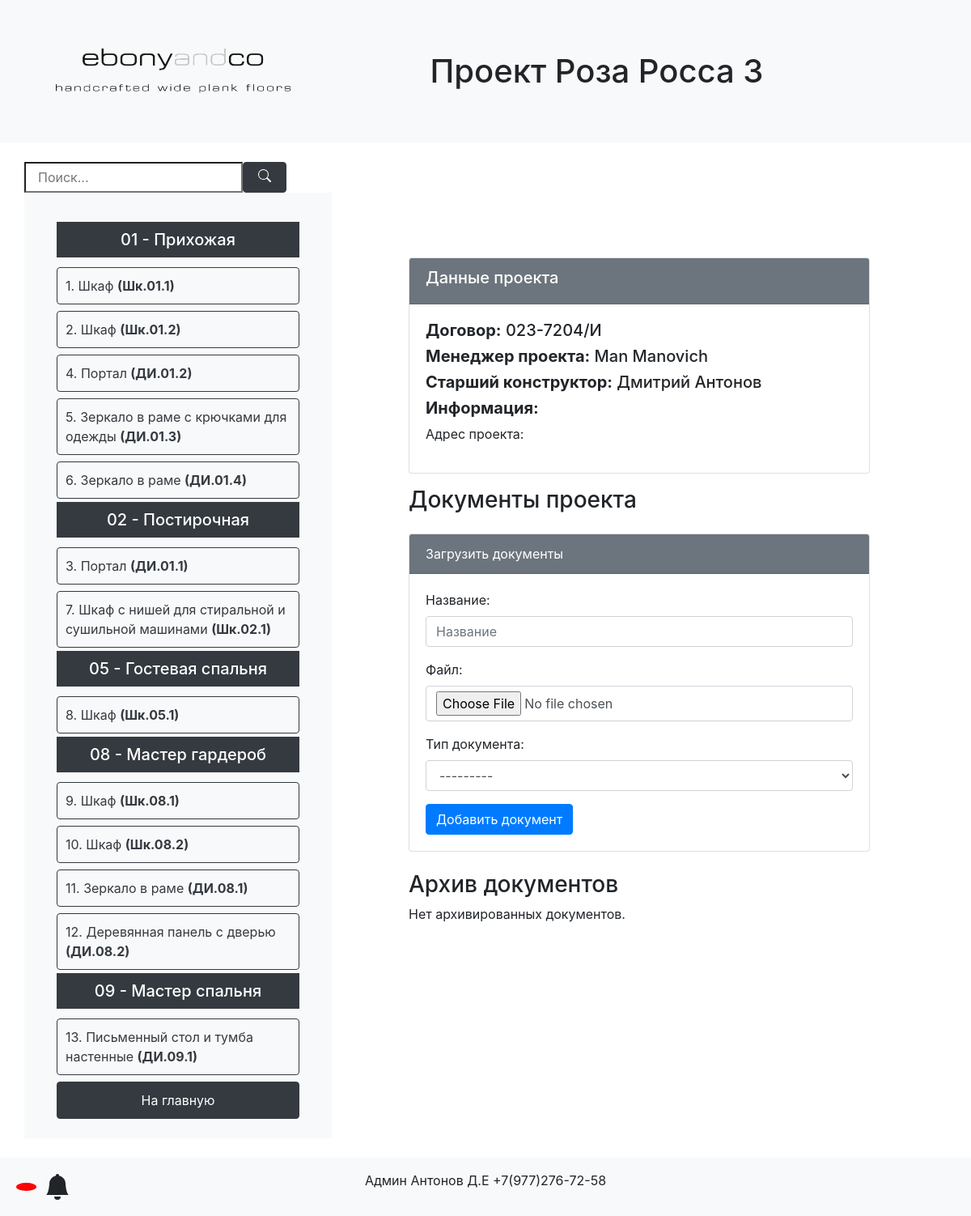
/docs/projects/3/ (signed in), run on the app's committed database.
### docs/models.py (models this page shows, shortened)
class Project(models.Model):
    name = models.CharField(max_length=100, verbose_name="Название")
    description = models.TextField(verbose_name="Описание")
    project_manager = models.ForeignKey(User, related_name='managed_projects', on_delete=models.SET_NULL, null=True, verbose_name="Менеджер проекта")
    project_designer = models.ForeignKey(User, related_name='designed_projects', on_delete=models.SET_NULL, null=True, verbose_name="Дизайнер проекта")
    designation = models.CharField(max_length=100, verbose_name="Обозначение")
    path_to_project_folder = models.CharField(max_length=255, verbose_name="Путь к папке для сохранения", blank=True)
    class Meta:
        verbose_name = "Проект"
        verbose_name_plural = "Проекты"

class Room(models.Model):
    room_designation = models.CharField(max_length=16, verbose_name="Обозначение комнаты", null=True)
    room_name = models.CharField(max_length=50, verbose_name="Название комнаты", null=True)
    project = models.ForeignKey(Project, related_name='rooms', on_delete=models.CASCADE, verbose_name="Проект")
    def __str__(self):
        return f'{self.room_designation} - {self.room_name}'
    class Meta:
        verbose_name = "Помещение"
        verbose_name_plural = "Помещения"

class Product(models.Model):
    name = models.CharField(max_length=100, verbose_name="Название")
    project = models.ForeignKey(Project, related_name='products', on_delete=models.CASCADE, verbose_name="Проект")
    product_designer = models.ForeignKey(User, related_name='designed_products', on_delete=models.SET_NULL, null=True, verbose_name="Дизайнер продукта")
    designation = models.CharField(max_length=30, verbose_name="Обозначение")
    room = models.ForeignKey(Room, related_name='products', on_delete=models.SET_NULL, null=True, verbose_name="Помещение", blank=True)
    description = models.description = models.TextField(max_length=300, verbose_name="Информация", blank=True, null=True)
    class Meta:
        verbose_name = "Изделие"
        verbose_name_plural = "Изделия"

class DocumentType(models.Model):
    name = models.CharField(max_length=100, verbose_name="Название")
    isSingleton = models.BooleanField(default=False, verbose_name="Единственный экземпляр")
    sub_folder = models.CharField(max_length=255, verbose_name="Путь к папке для сохранения", blank=True)
    def __str__(self):
        return self.name
    class Meta:
        verbose_name = "Тип документа"
        verbose_name_plural = "Типы документов"

### authorization/models.py (models this page shows, shortened)
class Profile(models.Model):
    user = models.OneToOneField(User, on_delete=models.CASCADE)
    last_name = models.CharField(max_length=100)
    first_name = models.CharField(max_length=100)
    birth_date = models.DateField(blank=True, null=True)
    avatar = models.ImageField(upload_to='avatars/', blank=True)
    user_folder = models.CharField(max_length=255, default='', blank=True)
    about = models.TextField(blank=True)

### docs/views.py (the view)
# urls.py: path('projects/<int:project_id>/', views.project_details, name='project_details'),
@login_required
def project_details(request, project_id):
    can_edit_docs = False
    current_user = request.user
    project = get_object_or_404(Project, id=project_id)
    if project.project_manager:
        if current_user.id == project.project_manager.id:
            can_edit_docs = True
    if project.project_designer:
        if current_user.id == project.project_designer.id:
            can_edit_docs = True
    products = Product.objects.filter(project=project)
    project_documents = WorkDocument.objects.filter(project=project, isArchived=False, product__isnull=True)
    archived_documents = WorkDocument.objects.filter(project=project, isArchived=True, product__isnull=True)
    documents_grouped = defaultdict(list)
    for document in project_documents:
        documents_grouped[document.document_type.name].append(document)
    products_grouped_by_room = defaultdict(list)
    for product in products:
        room = product.room if product.room else 'Без комнаты'
        products_grouped_by_room[room].append(product)
    if request.method == 'POST':
        form = WorkDocumentForm(request.POST, request.FILES)
        if form.is_valid():
            new_document = form.save(commit=False)
            new_document.project = project
            if new_document.document_type.isSingleton:
                WorkDocument.objects.filter(
                    project=project,
                    document_type=new_document.document_type,
                    isArchived=False,
                    product__isnull=True,
                ).update(isArchived=True)
            if new_document.document_type.isSingleton:
                existing_docs = WorkDocument.objects.filter(
                    product=product,
                    document_type=new_document.document_type,
                    product__isnull=True,
                    isArchived=False
                )
                was_existing = existing_docs.exists()
                existing_docs.update(isArchived=True)
                if was_existing:
                    message = "Обновлен документ"
                    message_type = 'document_change'
                else:
                    message = "Добавлен документ"
                    message_type = 'document_add_to_project'
            else:
                message = "Добавлен документ"
                message_type = 'document_add_to_project'
            new_document.save()
            new_document.start_backup()
            create_notifications(
                from_user=request.user,
                product=product,
                project=product.project,
                document=new_document,
                message=message,
                message_type=message_type,
            )
            return HttpResponseRedirect(request.path_info)
    else:
        form = WorkDocumentForm()
    context = {
        'project': project,
        'products': products,
        'project_documents_grouped': dict(documents_grouped),
        'archived_documents': archived_documents,
        'form': form,
        'products_grouped_by_room': dict(products_grouped_by_room),
        'can_edit_docs': can_edit_docs
    }
    return render(request, 'docs/project_details.html', context)

### docs/forms.py
class WorkDocumentForm(forms.ModelForm):
    class Meta:
        model = WorkDocument
        fields = ['name', 'content', 'document_type']
        widgets = {
            'name': forms.TextInput(attrs={'class': 'form-control', 'placeholder': 'Название'}),
            'content': forms.FileInput(attrs={'class': 'form-control'}),
            'document_type': forms.Select(attrs={'class': 'form-control'}),
        }

### templates/docs/project_details.html (shortened to what this page needs)
{% extends 'base.html' %}
{% block navigation %}
    <div class="d-flex flex-column  pt-3 div-buttons-container">
        {% for room, room_products in products_grouped_by_room.items %}
            <h5 class="text-center btn-dark col-12 nav-header">{{ room }}</h5>
            {% for product in room_products %}
                <a class="btn btn-outline-dark my-1 btn-block btn-custom-padding text-left text-wrap" href="{% url 'product_details' product.id %}">{{ product.name }} <strong>({{ product.designation }})</strong></a>
            {% empty %}
                <h4>Изделия отсутствуют в этой комнате.</h4>
            {% endfor %}
        {% empty %}
            <h3>Изделия отсутствуют.</h3>
        {% endfor %}
        {% include 'default_buttons.html' %}
    </div>
{% endblock %}
{% block header %} <h1>Проект {{ project.name }}</h1> {% endblock %}
{% block content %}
<div class="container">
    <div class="card mb-3">
        <div class="card-header bg-secondary text-white">
            <h5> Данные проекта </h5>
        </div>
        <div class="card-body">
            <h5> <strong>Договор:</strong> {{ project.designation }}</h5>
            <h5> <strong>Менеджер проекта:</strong> {{ project.project_manager.profile.first_name }} {{ project.project_manager.profile.last_name }}</h5>
            <h5> <strong>Старший конструктор:</strong> {{ project.project_designer.profile.first_name }} {{ project.project_designer.profile.last_name }}</h5>
            <h5><strong>Информация:</strong></h5>
            <p>{{ project.description }}</p>
        </div>
    </div>
     <h3>Документы проекта</h3>
    {% if can_edit_docs %}
    <div class="card my-4">
        <div class="card-header bg-secondary text-white">Загрузить документы</div>
        <div class="card-body">
            <form method="post" enctype="multipart/form-data">
                {{ form.as_p }}
                <button type="submit" class="btn btn-primary">Добавить документ</button>
            </form>
        </div>
    </div>
    {% endif %}
    <h3>Архив документов</h3>
    <ul class="list-unstyled">
        {% for document in archived_documents %}
            <li><strong>{{ document.document_type.name }}: </strong>{{ document.name }}  {{ document.created_at }} - <a href="{{ document.content.url }}">Скачать</a></li>
        {% empty %}
            <li>Нет архивированных документов.</li>
        {% endfor %}
    </ul>
</div>
{% endblock %}

### static/styles.css (style rules this page uses)
@media (min-width: 1001px) { .header-padding h1 { text-align: center; } }
.nav-header { padding-top: 10px; padding-bottom: 10px; }
.div-buttons-container { padding: 0px; margin-bottom: 20px !important; }
.btn-custom-padding { padding: 10px; text-wrap: inherit; }
.div-buttons-container { margin-top: 20px; padding-left: 25px; padding-right: 25px; }
.card-header { background-color: #e9ecef; color: #495057; }

### data on the page
Project: name "Роза Росса 3", designation "023-7204/И", project_manager.profile.first_name "Man", project_manager.profile.last_name "Manovich", project_designer.profile.first_name "Дмитрий", project_designer.profile.last_name "Антонов", description "Адрес проекта:"
Room: room_designation+room_name "01 - Прихожая"
Product: name "1. Шкаф", designation "Шк.01.1"
Product: name "2. Шкаф", designation "Шк.01.2"
Product: name "4. Портал", designation "ДИ.01.2"
Product: name "5. Зеркало в раме с крючками для одежды", designation "ДИ.01.3"
Product: name "6. Зеркало в раме", designation "ДИ.01.4"
Room: room_designation+room_name "02 - Постирочная"
Product: name "3. Портал", designation "ДИ.01.1"
Product: name "7. Шкаф с нишей для стиральной и сушильной машинами", designation "Шк.02.1"
Room: room_designation+room_name "05 - Гостевая спальня"
Product: name "8. Шкаф", designation "Шк.05.1"
Room: room_designation+room_name "08 - Мастер гардероб"
Product: name "9. Шкаф", designation "Шк.08.1"
Product: name "10. Шкаф", designation "Шк.08.2"
Product: name "11. Зеркало в раме", designation "ДИ.08.1"
Product: name "12. Деревянная панель с дверью", designation "ДИ.08.2"
Room: room_designation+room_name "09 - Мастер спальня"
Product: name "13. Письменный стол и тумба настенные", designation "ДИ.09.1"
